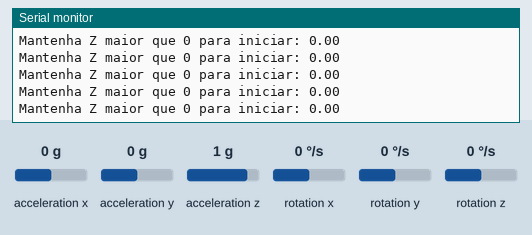
A sketch run on a simulated ESP32. Parts: the last lines printed to the serial monitor. The inputs (shaded band) are chosen by the test bench; at power-on: rotation z 0 °/s, acceleration y 0 g, acceleration x 0 g, acceleration z 1 g, rotation x 0 °/s, rotation y 0 °/s. USB keyboard and mouse output is not drawn.

Above: at 4.2 s.
4.3 s: rotation z set to 2 °/s
At 4.31 s:
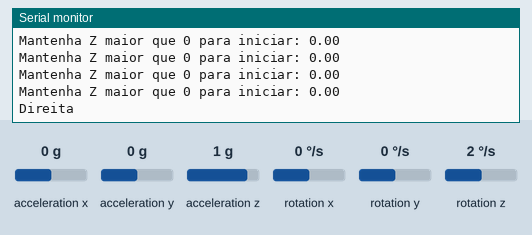
6.3 s: acceleration y set to -0.2 g
At 6.31 s:
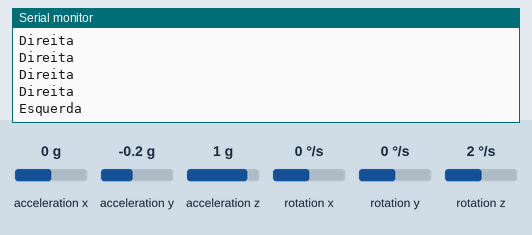

The sketch:

Main.ino
```cpp
#include <BleKeyboard.h>
#include <MPU6050_tockn.h>
#include <Wire.h>
#include <TaskScheduler.h>

BleKeyboard bleKeyboard;
MPU6050 mpu6050(Wire);
Scheduler runner;

void GyroTaskCallback();
void BluetoothTaskCallback();


Task GyroTask(100, TASK_FOREVER, &GyroTaskCallback);
Task BluetoothTask(100, TASK_FOREVER, &BluetoothTaskCallback);


void setup() {
  Serial.begin(115200);
  Serial.println("Starting BLE work!");
  bleKeyboard.begin();

  Wire.begin();
  mpu6050.begin();
  mpu6050.calcGyroOffsets(true);

  // Agende as tarefas para serem executadas em paralelo
  runner.init();
  runner.addTask(GyroTask);
  runner.addTask(BluetoothTask);
  GyroTask.enable();
  BluetoothTask.enable();
}

void loop() {
  runner.execute();
}

void GyroTaskCallback() {
  mpu6050.update();

}

void BluetoothTaskCallback() {
  if (bleKeyboard.isConnected()) {

    if(mpu6050.getAngleZ() > 0){

      if(mpu6050.getAngleX() < 0) {
        bleKeyboard.release(KEY_RIGHT_ARROW);
        bleKeyboard.press(KEY_LEFT_ARROW);
        Serial.println("Esquerda");
      }
      else {
        bleKeyboard.release(KEY_LEFT_ARROW);
        bleKeyboard.press(KEY_RIGHT_ARROW);
        Serial.println("Direita");
      }
    } else {
      Serial.print("Mantenha Z maior que 0 para iniciar: ");
      Serial.println(mpu6050.getAngleZ());
    }

  } else {
    Serial.println("Waiting...");
  }
}
```

Measured:
- the behaviour switches between 0 and 1 °/s on rotation z (found by bisection; images 0 and 1)
- the behaviour switches between 0 and -0.1 g on acceleration y (found by bisection; images 1 and 2)
- after the input at 4.3 s, the serial monitor: prints a new line at once (image 1)
- after the input at 6.3 s, the serial monitor: prints a new line at once (image 2)
